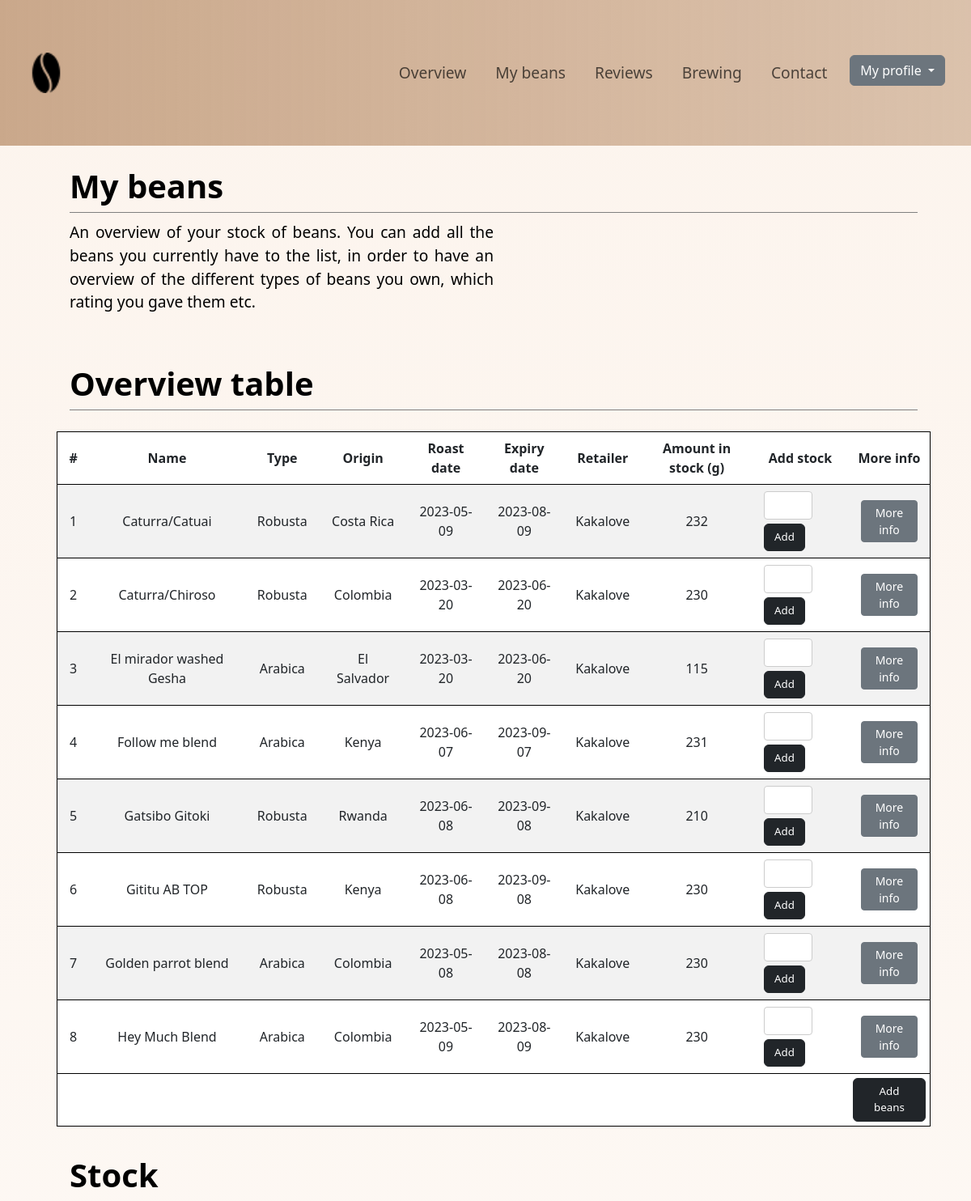
/mybeans (signed in, upper part), run on an earlier commit of the app's database.
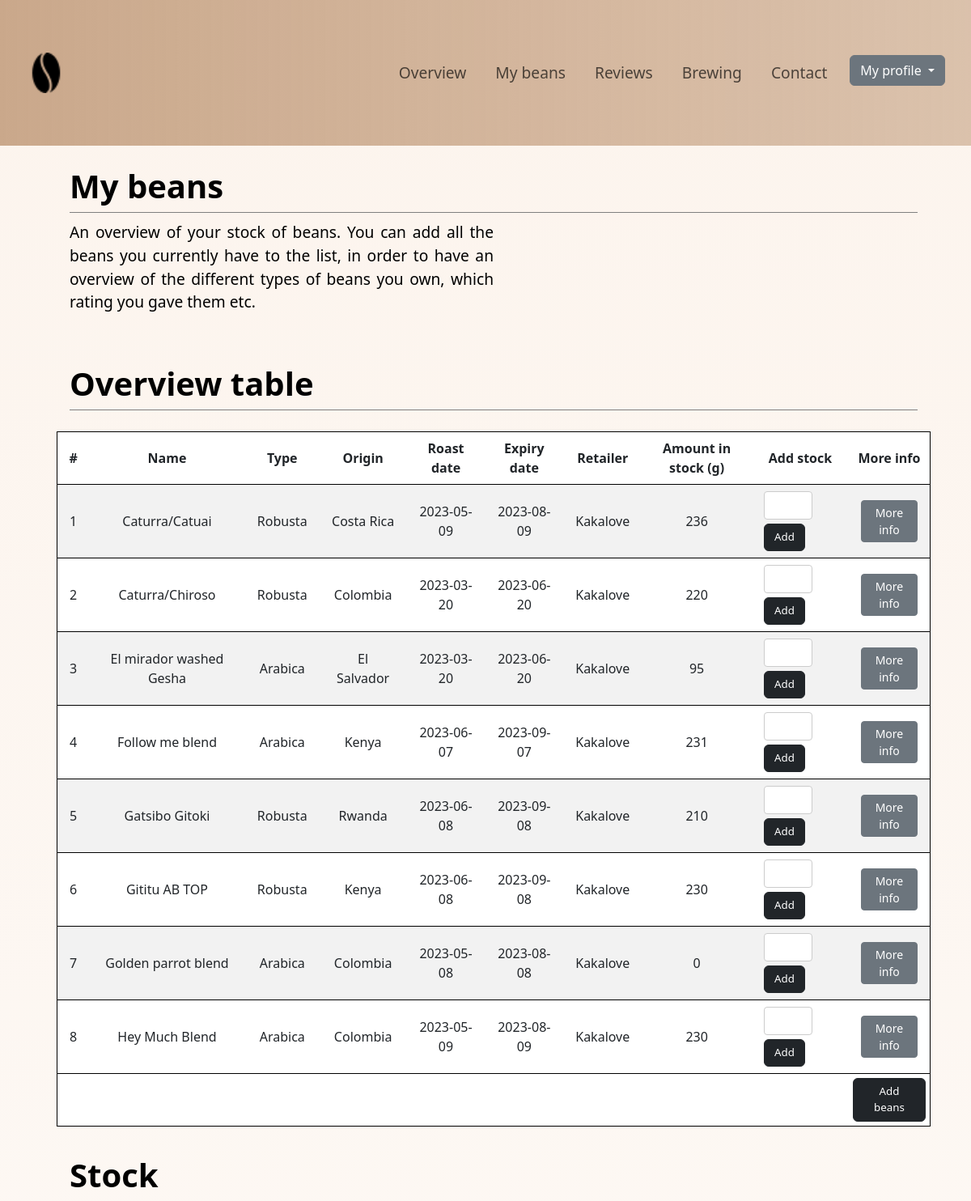
And on a later commit of the database.
### tables this page shows
CREATE TABLE "mybeans" (
	"user_id"	INTEGER NOT NULL,
	"bean_name"	TINY TEXT NOT NULL,
	"origin"	TINY TEXT NOT NULL,
	"roast_date"	DATE NOT NULL,
	"expiry_date"	DATE NOT NULL,
	"retailer"	TINY TEXT NOT NULL,
	"amount"	INTEGER NOT NULL,
	"type"	TEXT,
	"roasting_level"	INTEGER,
	"notes"	TINY TEXT,
	"acidity"	INTEGER,
	"CR_review"	INTEGER,
	"description"	TEXT,
	"comments"	TEXT,
	FOREIGN KEY("user_id") REFERENCES "users"("id")
);

### app.py (the view)
@app.route("/mybeans", methods=["GET", "POST"])
@login_required
def mybeans():
    id = session.get("user_id")
    if request.method == "POST":
        name = request.form.get("BeanName")
        name_check = db.execute("SELECT * FROM mybeans WHERE user_id == ? AND bean_name == ?", id, name)
        if len(name_check) != 0:
            flash("This coffee bean already exists in your table!")
            return redirect("/mybeans")
        origin = request.form.get("BeanOrigin")
        roastDate = request.form.get("RoastDate")
        expiryDate = request.form.get("ExpiryDate")
        retailer = request.form.get("Retailer")
        stock = request.form.get("Stock")
        type = request.form.get("Type")
        roast = request.form.get("Roast")
        notes = request.form.get("Notes")
        acidity = request.form.get("Acidity")
        CR_review = request.form.get("CR_Review")
        description = request.form.get("Description")
        comments = request.form.get("Comments")
        print(f"Name: {name}\nOrigin: {origin}\nRoast date: {roastDate}\nExpiry date: {expiryDate}\nRetailer: {retailer}\nStock: {stock}\nType: {type}\nRoast: {roast}\nNotes: {notes}\nAcidity: {acidity}\nCR Review: {CR_review}\nDescription: {description}\nComments: {comments}\n")
        db.execute("INSERT into mybeans (user_id, bean_name, origin, roast_date, expiry_date, retailer, amount, type, roasting_level, notes, acidity, CR_review, description, comments) VALUES (?, ?, ?, ?, ?, ?, ?, ?, ?, ?, ?, ?, ?, ?);", id, name, origin, roastDate, expiryDate, retailer, stock, type, roast, notes, acidity, CR_review, description, comments)
        flash('Bean information added')
        return redirect("/mybeans"), 200
    else:
        table_data = db.execute("SELECT bean_name, type, origin, roast_date, expiry_date, retailer, amount FROM mybeans WHERE user_id == ? GROUP BY bean_name", id)
        chart_data_type = db.execute("SELECT type, COUNT(type) as n FROM mybeans WHERE user_id == ? GROUP BY type;", id)
        chart_data_origin = db.execute("SELECT origin, COUNT(type) as n FROM mybeans WHERE user_id == ? GROUP BY origin;", id)
        print(f"Type: {chart_data_type}")
        print(f"Origin: {chart_data_origin}")
        return render_template("mybeans.html", beans_data = table_data, chart_data_type = chart_data_type, chart_data_origin = chart_data_origin)

### app.py (called while the page is built)
@app.after_request
def after_request(response):
    response.headers["Cache-Control"] = "no-cache, no-store, must-revalidate"
    response.headers["Expires"] = 0
    response.headers["Pragma"] = "no-cache"
    return response

### helpers.py (called while the page is built)
def login_required(f):
    @wraps(f)
    def decorated_function(*args, **kwargs):
        if session.get("user_id") is None:
            return redirect("/login")
        return f(*args, **kwargs)
    return decorated_function

### templates/mybeans.html (shortened to what this page needs)
{% extends "layout.html" %}
{% block main%}
<div class="beans_container">
    <div class="header">
        <h1>My beans</h1>
        <div class="break_line"></div>
        <p>An overview of your stock of beans. You can add all the beans you currently have to the list, in order to have an overview of the different types of beans you own, which rating you gave them etc.</p>
    </div>
    <div id="beans_table">
        <div class="header">
            <h1>Overview table</h1>
            <div class="break_line"></div>
        </div>
        <table class="table table-striped table-responsive table-hover" id="mybeans">
        <thead>
            <tr>
                <th scope="col">#</th>
                <th scope="col">Name</th>
                <th scope="col">Type</th>
                <th scope="col">Origin</th>
                <th scope="col">Roast date</th>
                <th scope="col">Expiry date</th>
                <th scope="col">Retailer</th>
                <th scope="col">Amount in stock (g)</th>
                <th scope="col">Add stock</th>
                <th scope="col">More info</th>
            </tr>
        </thead>
        <tbody>
            {% for row in beans_data %}
            <tr>
                <td scope="row" class="countercell"></td>
                <td class="bean_name">{{ row['bean_name'] }}</td>
                <td class="type">{{ row['type'] }}</td>
                <td class="origin">{{ row['origin'] }}</td>
                <td>{{ row['roast_date'] }}</td>
                <td>{{ row['expiry_date'] }}</td>
                <td>{{ row['retailer'] }}</td>
                <td class="bean_stock">{{ row['amount'] }}</td>
                <td>
                    <form action="/addstock" method="post">
                        <div class="add_stock_form">
                            <input type="number" id="stock" name="stock" min="0" required step="1">
                            <button class="btn btn-dark" type="submit">Add</button>
                        </div>
                    </form>
                </td>
                <td>
                    <button type="submit" class=" btn btn-secondary btn-sm moreInfo">More info</button>
                </td>
            </tr>
            {% endfor %}
        </tbody>
        <tfoot>
            <tr>
                <td></td>
                <td></td>
                <td></td>
                <td></td>
                <td></td>
                <td></td>
                <td></td>
                <td></td>
                <td></td>
                <td>
                    <button type="button" class="btn btn-dark" data-bs-toggle="modal" data-bs-target="#ModalBeanForm">
                        Add beans
                    </button>
                </td>
            </tr>
    </table>
    </div>
    <div class="header">
        <h1>Stock</h1>
    </div>
</div>
{% endblock %}

### templates/layout.html (shortened to what this page needs)
<!DOCTYPE html>
<html lang="en">
<head>
    <link rel="stylesheet" href="../static/styles.css">
    <link href="https://cdn.jsdelivr.net/npm/bootstrap@5.3.0/dist/css/bootstrap.min.css" rel="stylesheet">
</head>
<body class="body">
    <nav class="navbar navbar-expand-md" id="navbar_wrap">
        <div class="container-fluid" >
            <a class="navbar-brand" id="logo" href="/"><img src="../static/images/coffee-bean.png" alt="coffe bean navbar-toggler-icon"></a>
            <div class="collapse navbar-collapse navigation_items" id="navbarNav">
                {% if session["user_id"] %}
                <ul class="navbar-nav nav_list">
                <li class="nav-item">
                    <a class="nav-link"  href="/">Overview</a>
                </li>
                <li class="nav-item">
                    <a class="nav-link" href="/mybeans">My beans</a>
                </li>
                <li class="nav-item">
                    <a class="nav-link" href="/reviews">Reviews</a>
                </li>
                <li class="nav-item">
                    <a class="nav-link" href="/brewing">Brewing</a>
                </li>
                <li class="nav-item ">
                    <a class="nav-link" href="/contact">Contact</a>
                </li>
                <li class="nav-item dropdown">
                    <button class="btn btn-secondary dropdown-toggle" type="button" data-bs-toggle="dropdown" aria-expanded="false">
                        My profile
                    </button>
                </li>
                </ul>
                {% endif %}
            </div>
        </div>
    </nav>
    <main class="my_container" >
        {% block main %}{% endblock %}
    </main>
</body>
</html>

### static/styles.css (style rules this page uses)
.body { display: flex; flex-wrap: wrap; flex-shrink: 0; flex-grow: 0; background: linear-gradient(#FCF4ED, #fcf4ed6a); color: black; min-height: 100vh; margin: 0; padding: 0; box-sizing: content-box; width: 100vw; }
.header { padding: 1rem; margin: 10px 70px; min-width: 90%; max-width: 100%; }
.header h1 { font-weight: 800; }
.header p { text-align: justify; margin: 10px 0; max-width: 50%; font-size: larger; }
.break_line { width: 100%; border-bottom: 1px solid grey; margin: 0 10px auto auto; justify-self: center; }
.my_container { display: block; margin: 180px 0; width: 100%; }
#navbar_wrap { box-sizing: border-box; display: flex; flex-wrap:nowrap; position: fixed; padding: 60px 20px; top: 0; background: linear-gradient( 90deg, #caa88b, #caa88baa); justify-items: center; width: 100%; z-index: 99; overflow: hidden; transition: 0.4s; font-size: larger; font-weight: 500; }
#logo img { width: 50px; }
.navigation_items { justify-content:right; flex-shrink: 1; }
.navbar-nav { gap: 20px; }
.nav_list { float: right; }
.nav_list a, button { float: right; }
main { min-height: 88vh; margin-top: 30px }
#navbar_wrap a { border-radius: 10px; }
.login_fields input, button { margin: 10px; }
input { width: 100%; padding: 12px; border: 1px solid #ccc; border-radius: 4px; box-sizing: border-box; margin-top: 6px; margin-bottom: 16px; }
.beans_container { display: grid; height: fit-content; }
#beans_table { display: block; min-width: 90%; max-width: 100%; }
#mybeans { padding: 1rem; margin: 10px 70px; width: 90%; }
table { counter-reset: tableCount; }
.countercell:before { content: counter(tableCount); counter-increment: tableCount; }
#beans_table table { border: 1px solid black; max-width: 100%; text-align: center; }
#beans_table table thead { text-align: center; vertical-align: middle; }
#beans_table table td { vertical-align: middle; width: fit-content; padding-left: 15px; padding-right: 15px; }
#beans_table table tfoot td { padding: 5px; }
#beans_table table tfoot button { height: fit-content; font-size: smaller; }
.add_stock_form > input { line-height: 50%; max-width: 60px; max-height: 35px; }
.add_stock_form > button { max-width: fit-content; max-height: fit-content; font-size: smaller; }
.add_stock_form { display: flex; flex-wrap: wrap; align-items: center; justify-content: space-between; gap: 5px; }

What changed in the data, as far as the page shows it:
changed mybeans "Caturra/Catuai": amount "232" → "236"
changed mybeans "Caturra/Chiroso": amount "230" → "220"
changed mybeans "El mirador washed Gesha": amount "115" → "95"
changed mybeans "Golden parrot blend": amount "230" → "0"
